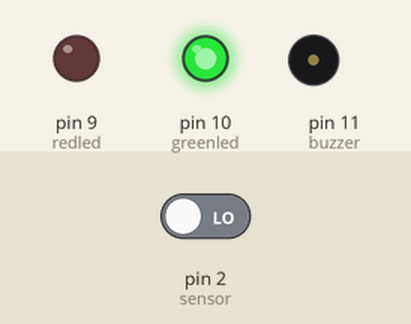
This sketch was run on a simulated Arduino Uno, built with avr-gcc and run on an emulated ATmega328P. On the bench: output pins drawn as LEDs (lit = HIGH), buzzer (waves = sounding, pin HIGH). Inputs (shaded band) come from the test bench; at power-on: pin 2 (sensor) LOW.

Above: at 2.8 s.
2.9 s: pin 2 (sensor) driven HIGH
At 3.8 s:
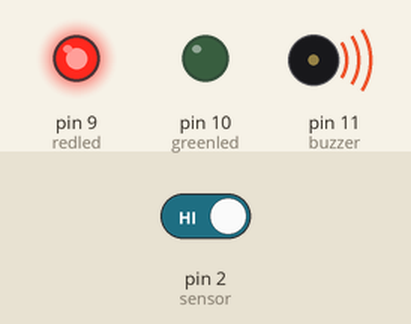
4.5 s: pin 2 (sensor) driven LOW
At 5.3 s:
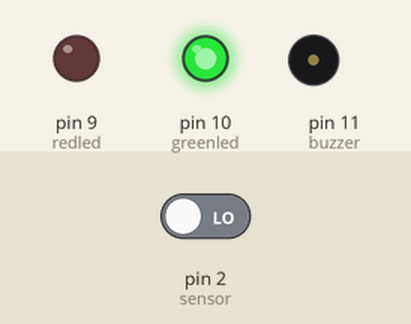
Timing chart, 0 to 7.5 s (numbered marks = the images above; inputs shaded):
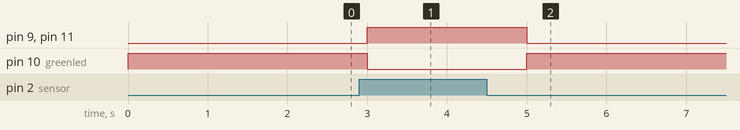

The sketch:

motion.ino
```cpp
int redled=9;
int greenled=10;
int buzzer=11;
int sensor=2;
void setup() {
  // put your setup code here, to run once:
pinMode(redled,OUTPUT);
pinMode(greenled,OUTPUT);
pinMode(buzzer,OUTPUT);
pinMode(sensor, INPUT);
}

void loop() {
  // put your main code here, to run repeatedly:
if(digitalRead(sensor)==HIGH)
{
  digitalWrite(redled,HIGH);
  digitalWrite(buzzer, HIGH);
  digitalWrite(greenled,LOW);
}
else
{digitalWrite(redled,LOW);
digitalWrite(buzzer,LOW);
digitalWrite(greenled,HIGH);
}
delay(1000);
}
```

Measured:
- after the input at 2.9 s, pin 9 (redled), pin 11 (buzzer): LOW → HIGH after 0.10 s; pin 10 (greenled): HIGH → LOW after 0.10 s
- after the input at 4.5 s, pin 9 (redled), pin 11 (buzzer): HIGH → LOW after 0.50 s; pin 10 (greenled): LOW → HIGH after 0.50 s
